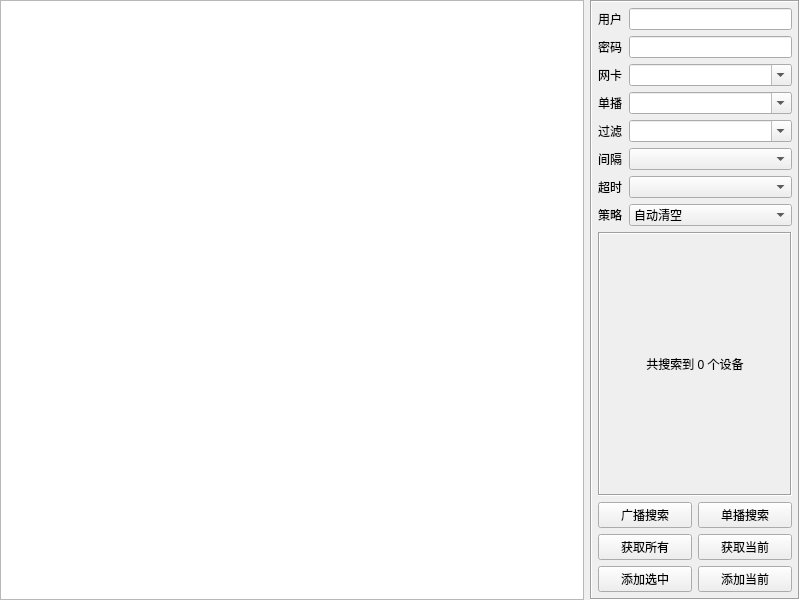
<?xml version="1.0" encoding="UTF-8"?>
<ui version="4.0">
 <class>frmConfigIpcSearch</class>
 <widget class="QWidget" name="frmConfigIpcSearch">
  <property name="geometry">
   <rect>
    <x>0</x>
    <y>0</y>
    <width>800</width>
    <height>600</height>
   </rect>
  </property>
  <property name="sizePolicy">
   <sizepolicy hsizetype="Preferred" vsizetype="Fixed">
    <horstretch>0</horstretch>
    <verstretch>0</verstretch>
   </sizepolicy>
  </property>
  <property name="windowTitle">
   <string>Form</string>
  </property>
  <layout class="QHBoxLayout" name="horizontalLayout">
   <property name="spacing">
    <number>6</number>
   </property>
   <property name="leftMargin">
    <number>0</number>
   </property>
   <property name="topMargin">
    <number>0</number>
   </property>
   <property name="rightMargin">
    <number>0</number>
   </property>
   <property name="bottomMargin">
    <number>0</number>
   </property>
   <item>
    <widget class="QTableWidget" name="tableWidget"/>
   </item>
   <item>
    <widget class="QFrame" name="frameRight">
     <property name="minimumSize">
      <size>
       <width>210</width>
       <height>0</height>
      </size>
     </property>
     <property name="maximumSize">
      <size>
       <width>210</width>
       <height>16777215</height>
      </size>
     </property>
     <property name="frameShape">
      <enum>QFrame::Box</enum>
     </property>
     <property name="frameShadow">
      <enum>QFrame::Sunken</enum>
     </property>
     <layout class="QGridLayout" name="gridLayout_2">
      <property name="leftMargin">
       <number>6</number>
      </property>
      <property name="topMargin">
       <number>6</number>
      </property>
      <property name="rightMargin">
       <number>6</number>
      </property>
      <property name="bottomMargin">
       <number>6</number>
      </property>
      <property name="spacing">
       <number>6</number>
      </property>
      <item row="9" column="0" colspan="2">
       <widget class="QLabel" name="labCount">
        <property name="minimumSize">
         <size>
          <width>0</width>
          <height>30</height>
         </size>
        </property>
        <property name="frameShape">
         <enum>QFrame::Box</enum>
        </property>
        <property name="frameShadow">
         <enum>QFrame::Sunken</enum>
        </property>
        <property name="text">
         <string>共搜索到 0 个设备</string>
        </property>
        <property name="alignment">
         <set>Qt::AlignCenter</set>
        </property>
       </widget>
      </item>
      <item row="2" column="1">
       <widget class="QComboBox" name="cboxSearchLocalIP">
        <property name="sizePolicy">
         <sizepolicy hsizetype="Expanding" vsizetype="Fixed">
          <horstretch>0</horstretch>
          <verstretch>0</verstretch>
         </sizepolicy>
        </property>
        <property name="editable">
         <bool>true</bool>
        </property>
       </widget>
      </item>
      <item row="4" column="1">
       <widget class="QComboBox" name="cboxSearchFilter">
        <property name="editable">
         <bool>true</bool>
        </property>
       </widget>
      </item>
      <item row="8" column="1">
       <widget class="QComboBox" name="cboxSearchClear">
        <item>
         <property name="text">
          <string>自动清空</string>
         </property>
        </item>
        <item>
         <property name="text">
          <string>设备累加</string>
         </property>
        </item>
       </widget>
      </item>
      <item row="1" column="0">
       <widget class="QLabel" name="labSearchUserPwd">
        <property name="text">
         <string>密码</string>
        </property>
       </widget>
      </item>
      <item row="10" column="0" colspan="2">
       <layout class="QGridLayout" name="gridLayout">
        <property name="spacing">
         <number>6</number>
        </property>
        <item row="0" column="0">
         <widget class="QPushButton" name="btnSearchAll">
          <property name="text">
           <string>广播搜索</string>
          </property>
         </widget>
        </item>
        <item row="0" column="1">
         <widget class="QPushButton" name="btnSearchOne">
          <property name="text">
           <string>单播搜索</string>
          </property>
         </widget>
        </item>
        <item row="2" column="0">
         <widget class="QPushButton" name="btnAddAll">
          <property name="text">
           <string>添加选中</string>
          </property>
         </widget>
        </item>
        <item row="1" column="1">
         <widget class="QPushButton" name="btnMediaOne">
          <property name="text">
           <string>获取当前</string>
          </property>
         </widget>
        </item>
        <item row="1" column="0">
         <widget class="QPushButton" name="btnMediaAll">
          <property name="text">
           <string>获取所有</string>
          </property>
         </widget>
        </item>
        <item row="2" column="1">
         <widget class="QPushButton" name="btnAddOne">
          <property name="text">
           <string>添加当前</string>
          </property>
         </widget>
        </item>
       </layout>
      </item>
      <item row="0" column="0">
       <widget class="QLabel" name="labSearchUserName">
        <property name="text">
         <string>用户</string>
        </property>
       </widget>
      </item>
      <item row="0" column="1">
       <widget class="QLineEdit" name="txtSearchUserName">
        <property name="text">
         <string/>
        </property>
       </widget>
      </item>
      <item row="8" column="0">
       <widget class="QLabel" name="labSearchClear">
        <property name="text">
         <string>策略</string>
        </property>
       </widget>
      </item>
      <item row="3" column="0">
       <widget class="QLabel" name="labSearchDeviceIP">
        <property name="text">
         <string>单播</string>
        </property>
       </widget>
      </item>
      <item row="3" column="1">
       <widget class="QComboBox" name="cboxSearchDeviceIP">
        <property name="editable">
         <bool>true</bool>
        </property>
       </widget>
      </item>
      <item row="1" column="1">
       <widget class="XLineEdit" name="txtSearchUserPwd">
        <property name="text">
         <string/>
        </property>
        <property name="echoMode">
         <enum>QLineEdit::Password</enum>
        </property>
       </widget>
      </item>
      <item row="2" column="0">
       <widget class="QLabel" name="labSearchLocalIP">
        <property name="text">
         <string>网卡</string>
        </property>
       </widget>
      </item>
      <item row="6" column="0">
       <widget class="QLabel" name="labSearchInterval">
        <property name="text">
         <string>间隔</string>
        </property>
       </widget>
      </item>
      <item row="4" column="0">
       <widget class="QLabel" name="labSearchFilter">
        <property name="text">
         <string>过滤</string>
        </property>
       </widget>
      </item>
      <item row="6" column="1">
       <widget class="QComboBox" name="cboxSearchInterval"/>
      </item>
      <item row="7" column="0">
       <widget class="QLabel" name="labSearchTimeout">
        <property name="text">
         <string>超时</string>
        </property>
       </widget>
      </item>
      <item row="7" column="1">
       <widget class="QComboBox" name="cboxSearchTimeout"/>
      </item>
     </layout>
    </widget>
   </item>
  </layout>
 </widget>
 <customwidgets>
  <customwidget>
   <class>XLineEdit</class>
   <extends>QLineEdit</extends>
   <header>xlineedit.h</header>
  </customwidget>
 </customwidgets>
 <tabstops>
  <tabstop>tableWidget</tabstop>
  <tabstop>txtSearchUserName</tabstop>
  <tabstop>txtSearchUserPwd</tabstop>
  <tabstop>cboxSearchLocalIP</tabstop>
  <tabstop>cboxSearchDeviceIP</tabstop>
  <tabstop>cboxSearchFilter</tabstop>
  <tabstop>cboxSearchInterval</tabstop>
  <tabstop>cboxSearchTimeout</tabstop>
  <tabstop>cboxSearchClear</tabstop>
  <tabstop>btnSearchAll</tabstop>
  <tabstop>btnSearchOne</tabstop>
  <tabstop>btnMediaAll</tabstop>
  <tabstop>btnMediaOne</tabstop>
  <tabstop>btnAddAll</tabstop>
  <tabstop>btnAddOne</tabstop>
 </tabstops>
 <resources/>
 <connections/>
</ui>
